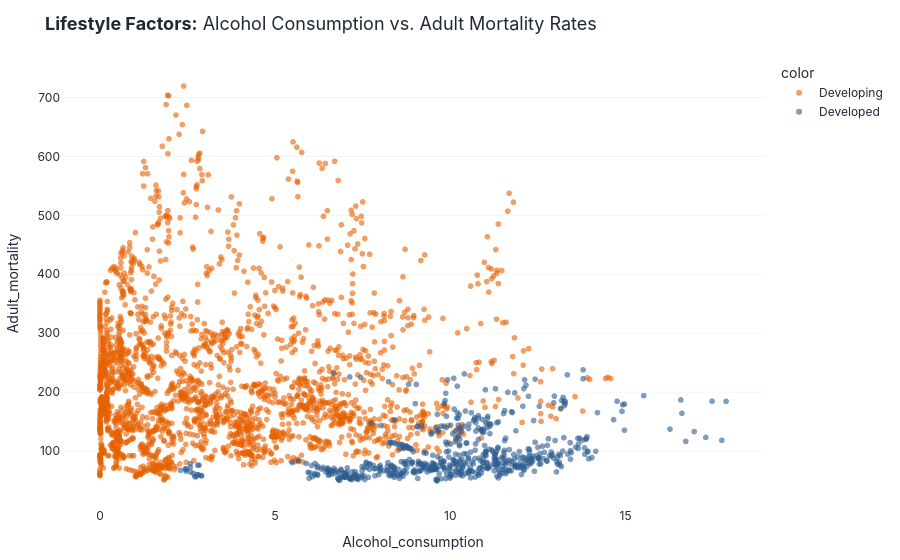

Notebook code for this chart:
### Code cell
# Q7: What is the relationship between Alcohol Consumption and Adult Mortality across developed vs developing economies?
fig7 = px.scatter(
    df, x='Alcohol_consumption', y='Adult_mortality',
    color=df['Economy_status_Developed'].map({1: 'Developed', 0: 'Developing'}),
    color_discrete_map={'Developed': COLOR_HIGHLIGHT, 'Developing': COLOR_SECONDARY},
    opacity=0.6,
    title="<b>Lifestyle Factors:</b> Alcohol Consumption vs. Adult Mortality Rates"
)
apply_clean_theme(fig7)
fig7.show()

### Figure 1 — Plotly figure (JSON) as saved in the notebook; plotly's stock layout.template omitted (floating-point values rounded to 4 significant figures; data arrays with more than 128 entries replaced by an {"elided": "..."} marker saying what was removed)
{"data": [{"hovertemplate": "color=Developing<br>Alcohol_consumption=%{x}<br>Adult_mortality=%{y}<extra></extra>", "legendgroup": "Developing", "marker": {"color": "#E66101", "opacity": 0.6, "symbol": "circle"}, "mode": "markers", "name": "Developing", "showlegend": true, "type": "scattergl", "x": {"elided": "2272 float values"}, "xaxis": "x", "y": {"elided": "2272 float values"}, "yaxis": "y"}, {"hovertemplate": "color=Developed<br>Alcohol_consumption=%{x}<br>Adult_mortality=%{y}<extra></extra>", "legendgroup": "Developed", "marker": {"color": "#2B5C8F", "opacity": 0.6, "symbol": "circle"}, "mode": "markers", "name": "Developed", "showlegend": true, "type": "scattergl", "x": {"elided": "592 float values"}, "xaxis": "x", "y": {"elided": "592 float values"}, "yaxis": "y"}], "layout": {"font": {"color": "#1F2937", "family": "Inter, Arial, sans-serif"}, "legend": {"title": {"text": "color"}, "tracegroupgap": 0}, "margin": {"b": 40, "l": 40, "r": 40, "t": 60}, "paper_bgcolor": "#FFFFFF", "plot_bgcolor": "#FFFFFF", "title": {"font": {"family": "Inter, Arial, sans-serif", "size": 18}, "text": "<b>Lifestyle Factors:</b> Alcohol Consumption vs. Adult Mortality Rates"}, "xaxis": {"anchor": "y", "domain": [0, 1], "showgrid": false, "title": {"text": "Alcohol_consumption"}, "zeroline": false}, "yaxis": {"anchor": "x", "domain": [0, 1], "gridcolor": "#F3F4F6", "showgrid": true, "title": {"text": "Adult_mortality"}, "zeroline": false}}}
